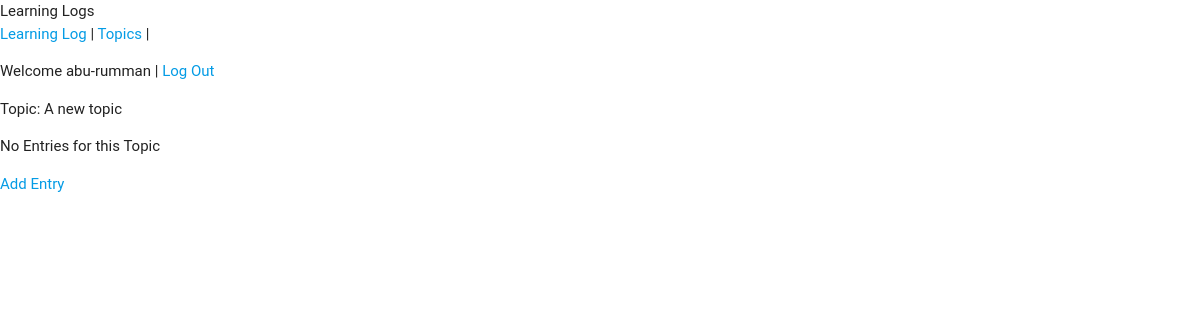
Before: /learninglog/topic/3/ (signed in) with the older database file.
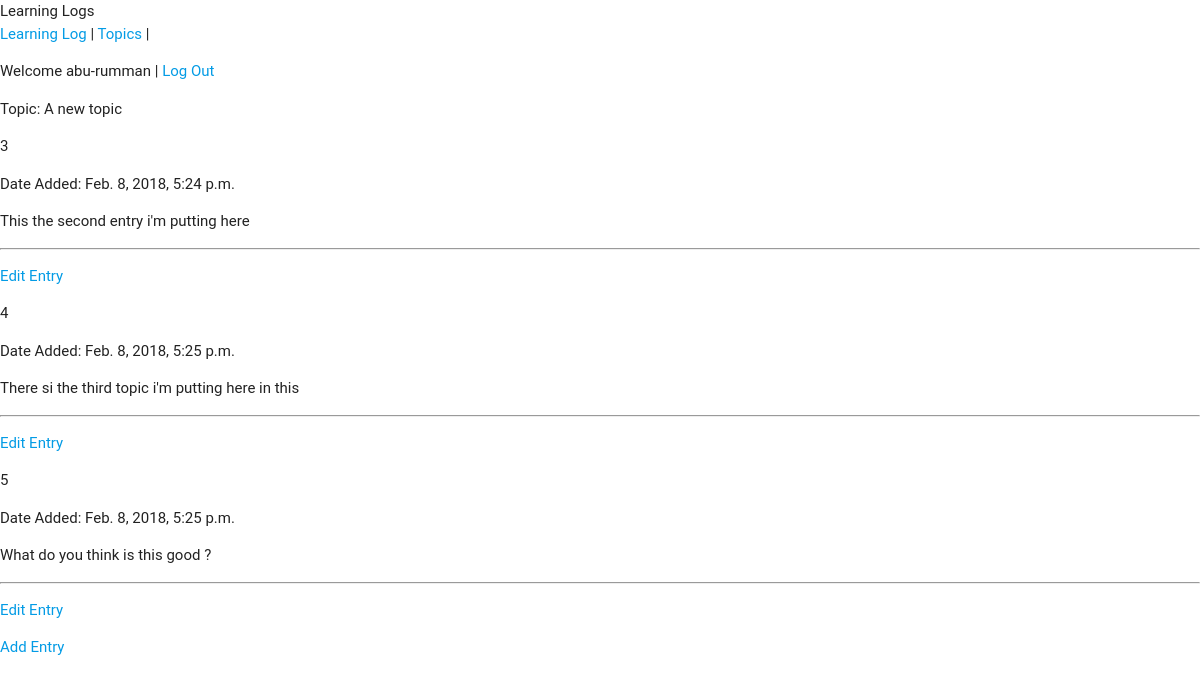
After: the same page with the newer database file.
### learninglog/models.py (models this page shows)
class Entry(models.Model):
    topic = models.ForeignKey(Topic, on_delete = models.CASCADE)
    text = models.TextField()
    date_added = models.DateTimeField(auto_now_add = True)
    class Meta:
        verbose_name_plural = 'Entries'
    def __str__(self):
        return self.text[:50]

### learninglog/views.py (the view)
# urls.py: url(r'^topic/(?P<topic_id>\d+)/$', views.topic, name = 'topic'),
@login_required
def topic(request, topic_id):
    topic = Topic.objects.get(id = topic_id)
    topic_entry = topic.entry_set.all()
    if topic.owner != request.user:
        raise Http404
    context = {'topic': topic, 'topic_entry': topic_entry}
    return render(request, 'learninglog/topic.html', context)

### learninglog/models.py (called while the page is built)
    def __str__(self):
        return self.text

### learninglog/templates/learninglog/topic.html
{% extends 'learninglog/header.html'%}
{% block content%}
<p>
  Topic: {{ topic }}
</p>
{% for entry in topic_entry %}
<p>
  {{ entry.id }}
</p>
<p>
Date Added:  {{ entry.date_added}}
</p>
<p> {{ entry|linebreaks }} </p>
<hr />
<p>
  <a href='{% url 'learninglog:edit_entry' entry.id %}'>Edit Entry</a>
</p>
{% empty%}
<p>No Entries for this Topic</p>
{% endfor %}
<p>
  <a href='{% url 'learninglog:add_entry' topic.id %}'> Add Entry </a>
</p>
{% endblock %}

Changed rows visible on the page:
added Entry: id "3", date_added "Feb. 8, 2018, 5:24 p.m.", text "This the second entry i'm putting here"
added Entry: id "4", date_added "Feb. 8, 2018, 5:25 p.m.", text "There si the third topic i'm putting here in this"
added Entry: id "5", date_added "Feb. 8, 2018, 5:25 p.m.", text "What do you think is this good ?"
Other visible differences:
text no longer shown: "No Entries for this Topic"
